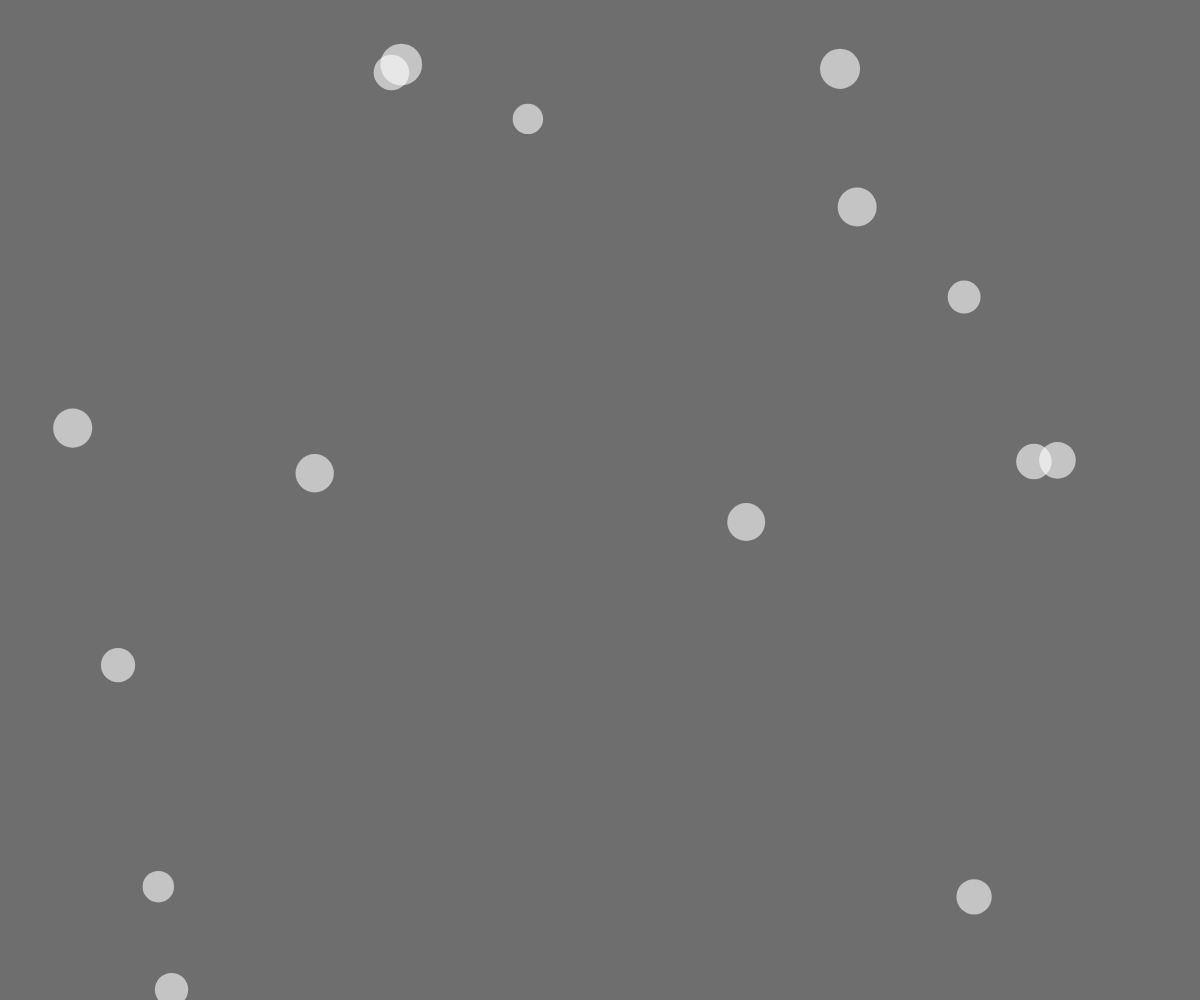
Frame 1 (no input)
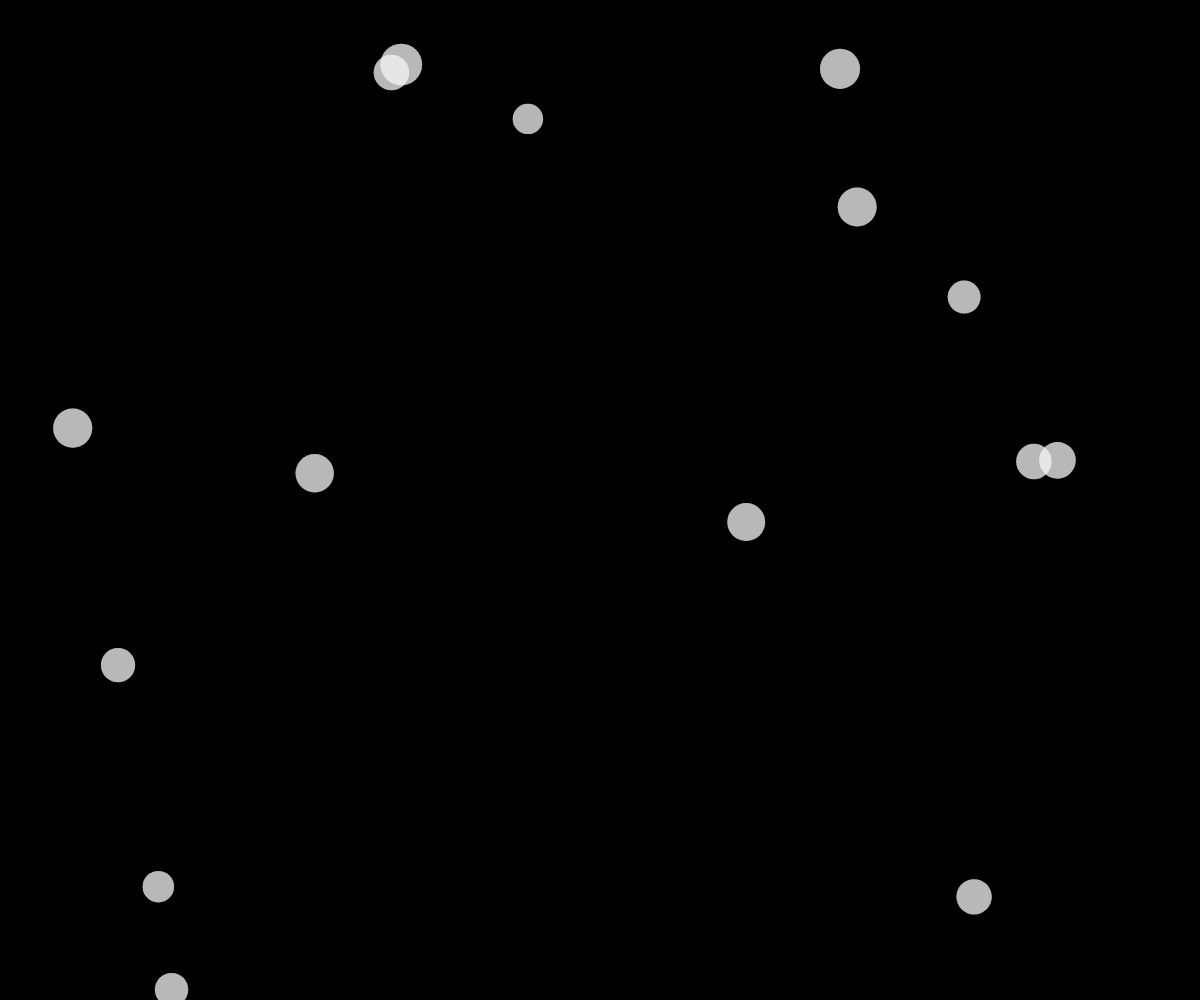
Frame 60 (no input)
Frame 120 (the mouse pressed at the canvas centre since frame 60): identical to frame 60, image omitted

The p5.js sketch that drew these frames (run headless with seeded random() and noise() and a simulated clock; from frame 60 on, the mouse is pressed at the canvas centre):

// p5.js sketch
// ── sketch.js
let entities = [];
function setup() {
  for (let i = 0; i < 15; i++) {
    entities.push(
      new Entity(random(innerWidth), random(innerHeight), random(15, 21))
    );
  }
  createCanvas(innerWidth, innerHeight);
}
function draw() {
  background(0, 145);
  // for (let i = 0; i < entities.length; i++) {
  //   entities[i].show();
  //   entities[i].move();
  //   if (i > 0) {
  //     for (let j = 0; j < entities.length; j++) {
  //       if (entities[i] !== entities[j]) entities[i].isColliding(entities[j]);
  //     }
  //   }
  // }
  for (let entity of entities) {
    entity.show();
    entity.move();
    // entity.applyForce(createVector	(random(-0.01, 0.01), random(-0.01, 0.01)));
  }
}

// ── Slider.js
class Slider {
  constructor(x, y, width, height, r, g, b, alpha) {
    this.position = createVector(x, y);
    this.width = width;
    this.heigth = height;
    this.r = r;
    this.g = g;
    this.b = b;
    this.alpha = alpha;
    this.value = 50;
  }

  isClicked() {
    return (
      mouseX > this.position.x &&
      mouseX < this.position.x + this.width &&
      mouseY > this.position.y &&
      mouseY < this.position.y + this.heigth
    );
  }

  show() {
    noStroke();
    fill(255, 100);
    rect(this.position.x, this.position.y, this.width, this.heigth);
    let width = map(this.value, 0, this.width, 0, this.width);
    if (mouseIsPressed && this.isClicked()) {
      let newValue = map(
        mouseX,
        this.position.x,
        this.position.x + this.width,
        0,
        this.width,
        true
      );
      this.value = newValue;
    }
    fill(this.r, this.g, this.b, this.alpha, 150);
    rect(this.position.x, this.position.y, width, this.heigth);
  }

  getRGBValue() {
    return map(this.value, 0, this.width, 0, 255);
  }
}
// ── entity.js
class Entity {
  constructor(x, y, radius) {
    this.position = createVector(x, y);
    this.velocity = createVector(0, 0);
    this.variable = 0;
    this.acceleration = createVector(0, random(this.variable));
    this.radius = radius;
    this.pressed = false;
  }
  isPressed() {
    if (!this.pressed && mouseIsPressed && this.isMouseOnTheObject()) {
      this.pressed = !this.pressed;
    } else if (this.pressed && !mouseIsPressed) {
      this.pressed = !this.pressed;
      let mousePosition = createVector(mouseX, mouseY);
      let movement = this.position.copy();
      movement.sub(mousePosition);
      movement.mult(0.05425);
      this.velocity.sub(movement);
    }
  }
  show() {
    noStroke();
    fill(255, 255, 255, 151);
    ellipse(this.position.x, this.position.y, this.radius * 2);
    this.velocity.add(this.acceleration);
    this.position.sub(this.velocity);
    this.applyFrictionForce();
    this.isPressed();
    this.isOffScreen();
    this.velocity.limit(50);
    this.acceleration.mult(0);
  }
  isMouseOnTheObject() {
    return (
      dist(mouseX, mouseY, this.position.x, this.position.y) <= this.radius
    );
  }
  move() {
    if (this.pressed) {
      stroke(55, 221, 177, 222);
      strokeWeight(5);
      line(mouseX, mouseY, this.position.x, this.position.y);
    }
  }
  isOffScreen() {
    if (this.position.x > width) {
      this.position.x = width;
      this.velocity.x *= -1;
    } else if (this.position.x < 0) {
      this.velocity.x *= -1;
      this.position.x = 0;
    } else if (this.position.y < 0) {
      this.velocity.y *= -1;
    }
    if (this.position.y > height) {
      this.velocity.y *= -1;
      this.velocity.y *= 0.7;
      this.position.y = height;
    }
    if (this.position.y > height) {
      this.position.y = 0;
    }
  }
  applyForce(vector) {
    // let mass = map(this.radius, 15, 20, 0.2, 1);
    // this.acceleration.add(vector.mult(mass));
    vector.limit(5);
    this.acceleration.add(vector);
  }
  applyFrictionForce() {
    let friction = this.velocity.copy();
    friction.normalize();
    friction.mult(-1);
    friction.mult(0.091);
    this.velocity.add(friction);
  }
  isColliding(entity) {
    let distance = dist(
      entity.position.x,
      entity.position.y,
      this.position.x,
      this.position.y
    );
    if (distance < entity.radius + entity.radius / 2) {
      fill(245, 0, 0, 200);

      ellipse(entity.position.x, entity.position.y, 25);
    }
  }
}
